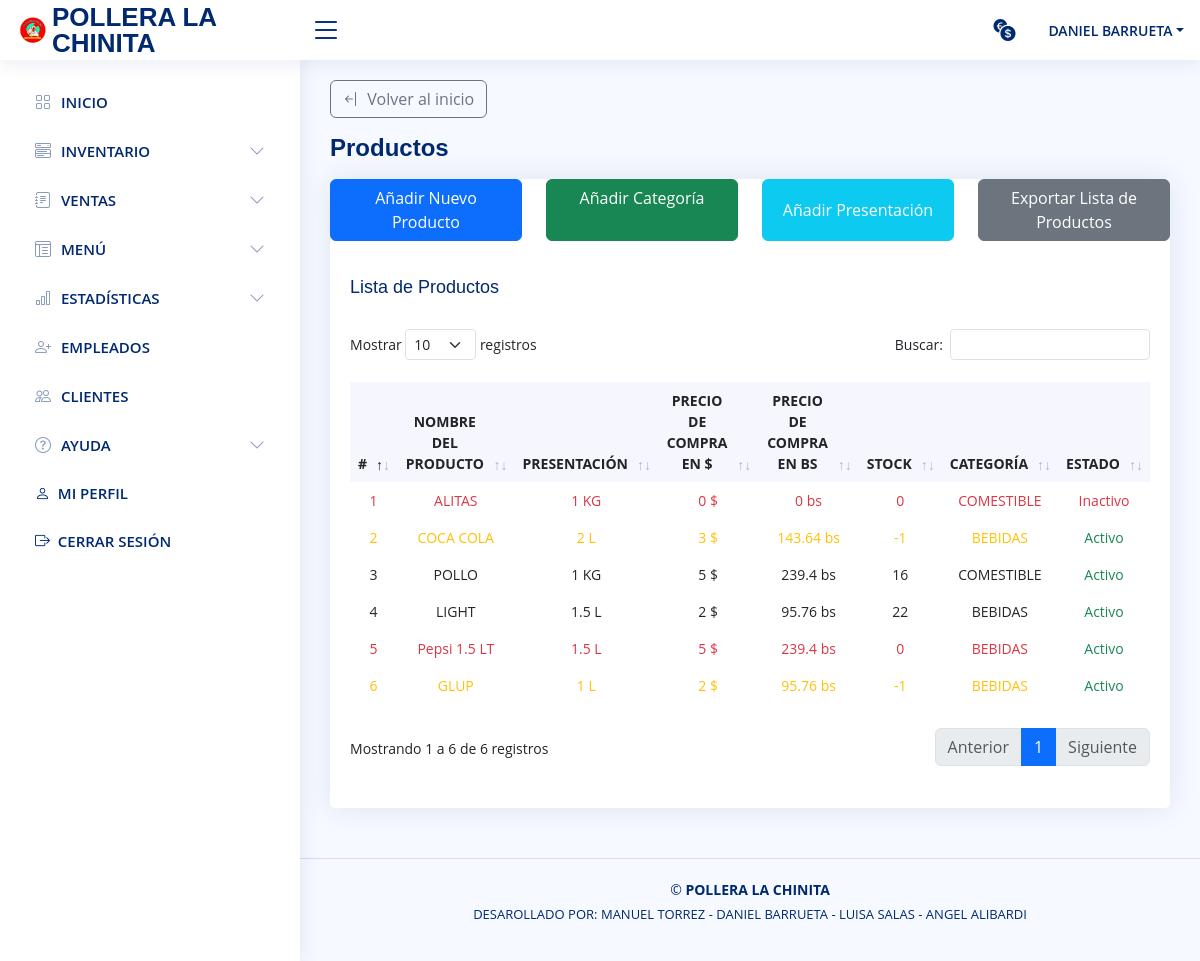
The app's page /vista/productos.php (signed in), older data.
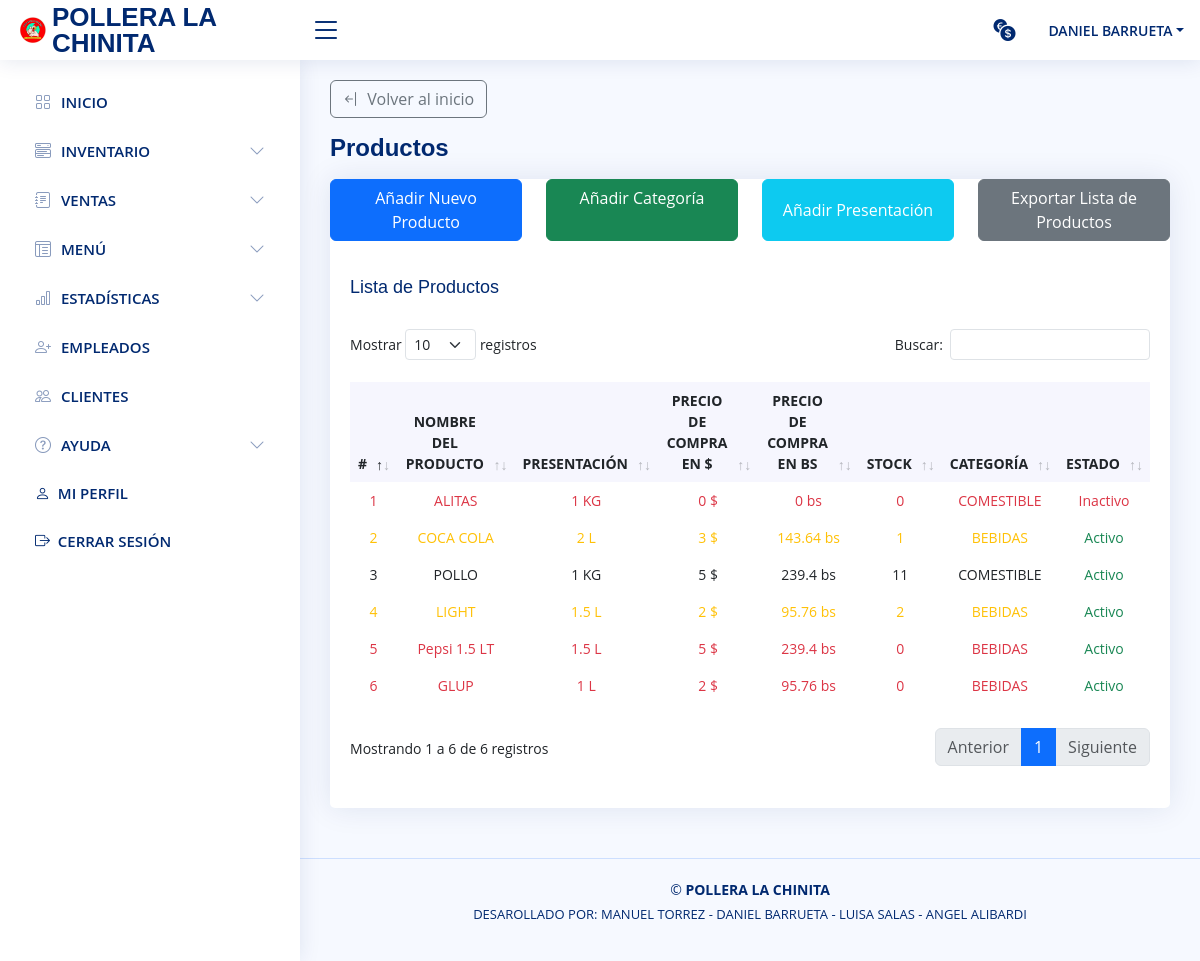
The same page, newer data.
### tables this page shows
CREATE TABLE `producto` (
  `id_producto` int NOT NULL,
  `id_categoria` int NOT NULL,
  `codigo` varchar(20) NOT NULL,
  `nombre_producto` varchar(30) NOT NULL,
  `id_presentacion` int NOT NULL,
  `precio_compra_dolar` float NOT NULL,
  `precio_compra_bs` float NOT NULL,
  `stock` int NOT NULL,
  `estatus` int NOT NULL
);

CREATE TABLE `presentacion` (
  `id` int NOT NULL,
  `nombre` varchar(45) NOT NULL
);

CREATE TABLE `categoria` (
  `id_categoria` int NOT NULL,
  `nombre` varchar(30) NOT NULL,
  `estado` tinyint(1) NOT NULL
);

### modelo/modeloPrincipal.php (called while the page is built, shortened)
<?php
class modeloPrincipal {
    public static function Conexion(){
        if(!$con = mysqli_connect(SERVER, USER, PASSWORD)){
            die("Los datos de conexión con la base de datos ingresados son incorrectos, por favor verifique");
        }
        mysqli_set_charset($con, "utf8");
        return $con;
    }
    public static function consultar($query) {
        if (!$consul = mysqli_query(Self::Conexion(),$query)) {
            mysqli_query(Self::Conexion(),"ROLLBACK;");
            die(mysqli_error($query).' Error en la consulta SQL ejecutada ');
        }else{
            mysqli_query(Self::Conexion(),"COMMIT;");
        }
        return $consul;
    }
}

### include/listas_registros_include.php (the view, shortened to what this page needs)
<?php
include_once("../modelo/modeloPrincipal.php");
function consultar_registros($tabla){
        while ( $mostrar = mysqli_fetch_array($consulta)) { ?>
        <?php }
    if($tabla === 'producto'){
        $consulta = modeloPrincipal::consultar("SELECT P.nombre_producto, P.precio_compra_dolar, P.precio_compra_bs, P.stock,
            P.estatus, C.nombre, PS.nombre as nombre_presentacion FROM producto AS P
            INNER JOIN categoria AS C ON C.id_categoria = P.id_categoria
            INNER JOIN presentacion AS PS ON PS.id = P.id_presentacion
            ORDER BY P.id_producto DESC");
        while ( $mostrar =  mysqli_fetch_assoc($consulta)) { ?>
            <tr class="<?php if($mostrar["stock"] == "0"){echo 'text-danger';}else if ($mostrar["stock"] < "5") { echo 'text-warning';} ?>">
                <td class="text-center"></td>
                <td class="text-center"><?= $mostrar["nombre_producto"]; ?></td>
                <td class="text-center"><?= $mostrar["nombre_presentacion"]; ?></td>
                <td class="text-center"><?= $mostrar["precio_compra_dolar"].' $'; ?></td>
                <td class="text-center"><?= $mostrar["precio_compra_bs"].' bs'; ?></td>
                <td class="text-center"><?= $mostrar["stock"]; ?></td>
                <td class="text-center"><?= $mostrar["nombre"]; ?></td>
                <td class="text-center <?= ($mostrar["estatus"] == '1') ? 'text-success':'text-danger'; ?>"><?= ($mostrar["estatus"] == '1') ? 'Activo':'Inactivo'; ?></td>
            </tr>
        <?php }
    }
        while ( $mostrar =  mysqli_fetch_assoc($consulta)) { ?>
    <?php }
};

### vista/productos.php (shortened to what this page needs)
<?php
if (!isset($_SESSION['logged_in']) || $_SESSION['logged_in'] !== true) {
	header('Location: ../index.php');
	exit();
}else{ ?>
  <!DOCTYPE html>
  <html lang="en">
    <head>
      <?php
        include_once("../include/meta_include.php");
        include_once("../include/css_include.php"); ?>
    </head>
    <body>
      <?php
        include_once("../include/header.php");
        include_once("../include/sliderbar.php"); ?>
      <main id="main" class="main">
        <div class="pagetitle">
          <a class="btn btn-outline-secondary bi bi-arrow-bar-left" href="./inicio.php">&nbsp; Volver al inicio</a>
          <h1 class="my-3">Productos</h1>
        </div>
        <section class="section dashboard">
          <div class="row">
            <div class="col-12">
              <div class="card top-selling pb-3">
                <div class="row btn-group text-center">
                  <div class="col-12 col-sm-12 col-md-3 mb-3 row m-0">
                    <a class="col-12 btn btn-primary" href="./agregar_producto.php">Añadir Nuevo Producto</a>
                  </div>
                  <div class="col-12 col-sm-12 col-md-3 mb-3 row m-0">
                    <a class="col-12 btn btn-success" href="./categoria_producto.php">Añadir Categoría</a>
                  </div>
                  <div class="col-12 col-sm-12 col-md-3 mb-3 row m-0">
                    <button class="col-12 btn btn-info text-white " data-bs-toggle="modal" data-bs-target="#addPresentacion">Añadir Presentación</button>
                  </div>
                  <div class="col-12 col-sm-12 col-md-3 mb-3 row m-0">
                    <a class="col-12 btn btn-secondary" target="_blank" href="./reportes/lista_productos.php">Exportar Lista de Productos</a>
                  </div>
                </div>
                <div class="card-body pb-0">
                  <h5 class="card-title">Lista de Productos</h5>
                  <div class="table table-responsive">
                    <table class="table table-borderless datatable" id="example">
                      <thead>
                        <tr>
                          <th class="text-center col" scope="col">#</th>
                          <th class="text-center col" scope="col">NOMBRE DEL PRODUCTO</th>
                          <th class="text-center col" scope="col">PRESENTACIÓN</th>
                          <th class="col text-center" scope="col">PRECIO DE COMPRA EN $</th>
                          <th class="col text-center" scope="col">PRECIO DE COMPRA EN BS</th>
                          <th class="text-center col" scope="col">STOCK</th>
                          <th class="text-center col" scope="col">CATEGORÍA</th>
                          <th class="text-center col" scope="col">ESTADO</th>
                        </tr>
                      </thead>
                      <tbody>
                        <?php include("../include/listas_registros_include.php"); consultar_registros('producto'); ?>
                      </tbody>
                    </table>
                  </div>
                </div>
              </div>
            </div>
          </div>
        </section>
      </main>
      <?php
        include_once("../include/footer.php");
        include_once("../include/scripts_include.php"); ?>
    </body>
  </html>
<?php } ?>

### include/css_include.php (shortened to what this page needs)
<link href="./css/sweet-alert.css" rel="stylesheet">
<link href="./css/bootstrap.min.css" rel="stylesheet">
<link href="./css/main.css" rel="stylesheet">
<link href="./css/material-design-iconic-font.min.css" rel="stylesheet">
<link href="./css/bootstrap-icons.css" rel="stylesheet">
<link rel="stylesheet" href="css/dataTables.bootstrap5.min.css">
<link href="assets/css/style.css" rel="stylesheet">
<link rel="stylesheet" href="./css/select2.min.css">

### include/header.php (shortened to what this page needs)
<header id="header" class="header fixed-top d-flex align-items-center">
  <div class="d-flex align-items-center justify-content-between">
    <a href="./inicio.php" class="logo d-flex align-items-center ">
      <img src="img/logo.png" alt="">
      <span class="d-none d-lg-block">POLLERA LA CHINITA</span>
    </a>
    <i class="bi bi-list toggle-sidebar-btn"></i>
  </div>
  <nav class="header-nav ms-auto">
    <ul class="d-flex align-items-center">
      <li class="nav-item dropdown">
        <a class="nav-link nav-icon" href="" data-bs-toggle="dropdown">
          <i class="bi bi-currency-exchange"></i>
        </a>
      </li>
        <li class="nav-item dropdown pe-3">
          <a class="nav-link nav-profile d-flex align-items-center pe-0" href="" data-bs-toggle="dropdown">
            <span class="d-none d-md-block dropdown-toggle ps-2"><?php echo $_SESSION['nombre'], " ", $_SESSION['apellido']; ?></span>
          </a>
        </li>
      </ul>
    </nav>
  </header>

### include/sliderbar.php (shortened to what this page needs)
<aside id="sidebar" class="sidebar">
  <ul class="sidebar-nav" id="sidebar-nav">
    <li class="nav-item">
      <a class="nav-link collapsed" href="inicio.php">
        <i class="bi bi-grid"></i>
        <span>INICIO</span>
      </a>
    </li>
    <li class="nav-item">
      <a class="nav-link collapsed" data-bs-target="#components-nav" data-bs-toggle="collapse" href="#">
        <i class="bi bi-menu-button-wide"></i><span>INVENTARIO</span><i class="bi bi-chevron-down ms-auto"></i>
      </a>
    </li>
    <li class="nav-item">
      <a class="nav-link collapsed" data-bs-target="#forms-nav" data-bs-toggle="collapse" href="#">
        <i class="bi bi-journal-text"></i><span>VENTAS</span><i class="bi bi-chevron-down ms-auto"></i>
      </a>
    </li>
    <li class="nav-item">
      <a class="nav-link collapsed" data-bs-target="#tables-nav" data-bs-toggle="collapse" href="#">
        <i class="bi bi-layout-text-window-reverse"></i><span>MENÚ</span><i class="bi bi-chevron-down ms-auto"></i>
      </a>
    </li>
    <li class="nav-item">
      <a class="nav-link collapsed" data-bs-target="#charts-nav" data-bs-toggle="collapse" href="#">
        <i class="bi bi-bar-chart"></i><span>ESTADÍSTICAS</span><i class="bi bi-chevron-down ms-auto"></i>
      </a>
    </li>
    <?php if ($_SESSION["id_rol"] < "3") {?>
      <li class="nav-item">
        <a class="nav-link collapsed" href="../vista/lista_empleados.php">
          <i class="bi bi-person-plus"></i>
          <span>EMPLEADOS</span>
        </a>
      </li>
    <?php } ?>
    <li class="nav-item">
      <a class="nav-link collapsed" href="../vista/cliente.php">
        <i class="bi bi-people"></i>
        <span>CLIENTES</span>
      </a>
    </li>
    <li class="nav-item">
      <a class="nav-link collapsed" data-bs-target="#ayuda-nav" data-bs-toggle="collapse" href="#">
        <i class="bi bi-question-circle"></i><span>AYUDA</span><i class="bi bi-chevron-down ms-auto"></i>
      </a>
    </li>
    <li class="nav-item">
      <a class="nav-link collapsed bi bi-person" href="./mi_perfil.php">&nbsp; MI PERFIL</a>
    </li>
    <li class="nav-item">
      <button class="nav-link collapsed bi bi-box-arrow-right btn-exit-system">&nbsp; CERRAR SESIÓN</button>
    </li>
  </ul>
</aside>

### include/footer.php (shortened to what this page needs)
<footer id="footer" class="footer">
  <div class="copyright">
    &copy; <strong><span>POLLERA LA CHINITA</span></strong>
  </div>
  <div class="credits">
    <p>DESAROLLADO POR: MANUEL TORREZ - DANIEL BARRUETA - LUISA SALAS - ANGEL ALIBARDI </p>
  </div>
</footer>

### vista/css/main.css (style rules this page uses)
* { margin: 0; padding: 0; box-sizing: border-box; -moz-box-sizing: border-box; }
.text-white { color: #ffffff !important; }

### vista/assets/css/style.css (style rules this page uses)
:root { scroll-behavior: smooth; }
body { font-family: "Open Sans", sans-serif; background: #f6f9ff; color: #444444; }
a { color: #4154f1; text-decoration: none; }
h1, h2, h3, h4, h5, h6 { font-family: "Nunito", sans-serif; }
#main { margin-top: 60px; padding: 20px 30px; transition: all 0.3s; }
.pagetitle { margin-bottom: 10px; }
.pagetitle h1 { font-size: 24px; margin-bottom: 0; font-weight: 600; color: #012970; }
.card { margin-bottom: 30px; border: none; border-radius: 5px; box-shadow: 0px 0 30px rgba(1, 41, 112, 0.1); }
.card-title { padding: 20px 0 15px 0; font-size: 18px; font-weight: 500; color: #012970; font-family: "Poppins", sans-serif; }
.card-body { padding: 0 20px 20px 20px; }
.logo { line-height: 1; }
@media (min-width: 1200px) { .logo { width: 280px; } }
.logo img { max-height: 26px; margin-right: 6px; }
.logo span { font-size: 26px; font-weight: 700; color: #012970; font-family: "Nunito", sans-serif; }
.header { transition: all 0.5s; z-index: 997; height: 60px; box-shadow: 0px 2px 20px rgba(1, 41, 112, 0.1); background-color: #fff; padding-left: 20px; }
.header .toggle-sidebar-btn { font-size: 32px; padding-left: 10px; cursor: pointer; color: #012970; }
.header-nav ul { list-style: none; }
.header-nav>ul { margin: 0; padding: 0; }
.header-nav .nav-icon { font-size: 22px; color: #012970; margin-right: 25px; position: relative; }
.header-nav .nav-profile { color: #012970; }
.header-nav .nav-profile span { font-size: 14px; font-weight: 600; }
.sidebar { position: fixed; top: 60px; left: 0; bottom: 0; width: 300px; z-index: 996; transition: all 0.3s; padding: 20px; overflow-y: auto; scrollbar-width: thin; scrollbar-color: #aab7cf transparent; box-shadow: 0px 0px 20px rgba(1, 41, 112, 0.1); background-color: #fff; }
@media (min-width: 1200px) { #main, #footer { margin-left: 300px; } }
.sidebar-nav { padding: 0; margin: 0; list-style: none; }
.sidebar-nav li { padding: 0; margin: 0; list-style: none; }
.sidebar-nav .nav-item { margin-bottom: 5px; }
.sidebar-nav .nav-link { display: flex; align-items: center; font-size: 15px; font-weight: 600; color: #4154f1; transition: 0.3; background: #f6f9ff; padding: 10px 15px; border-radius: 4px; }
.sidebar-nav .nav-link i { font-size: 16px; margin-right: 10px; color: #4154f1; }
.sidebar-nav .nav-link.collapsed { color: #012970; background: #fff; }
.sidebar-nav .nav-link.collapsed i { color: #899bbd; }
.sidebar-nav .nav-link .bi-chevron-down { margin-right: 0; transition: transform 0.2s ease-in-out; }
.dashboard .top-selling { font-size: 14px; }
.dashboard .top-selling .table thead { background: #f6f6fe; }
.dashboard .top-selling .table thead th { border: 0; }
.dashboard .top-selling .table tbody td { vertical-align: middle; }
.footer { padding: 20px 0; font-size: 14px; transition: all 0.3s; border-top: 1px solid #cddfff; }
.footer .copyright { text-align: center; color: #012970; }
.footer .credits { padding-top: 5px; text-align: center; font-size: 13px; color: #012970; }

Row changes from the older to the newer data that the page shows:
changed producto "COCA COLA": stock "-1" → "1"
changed producto "POLLO": stock "16" → "11"
changed producto "LIGHT": stock "22" → "2"
changed producto "GLUP": stock "-1" → "0"
